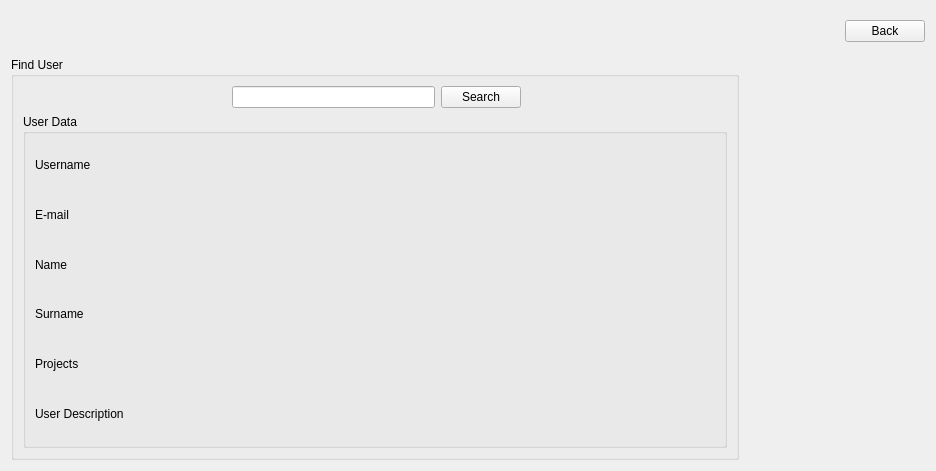
<?xml version="1.0" encoding="UTF-8"?>
<ui version="4.0">
 <class>LookForUser</class>
 <widget class="QWidget" name="LookForUser">
  <property name="geometry">
   <rect>
    <x>0</x>
    <y>0</y>
    <width>936</width>
    <height>471</height>
   </rect>
  </property>
  <property name="windowTitle">
   <string>Form</string>
  </property>
  <layout class="QGridLayout" name="gridLayout_2">
   <item row="1" column="0">
    <widget class="QGroupBox" name="groupBox">
     <property name="title">
      <string>Find User</string>
     </property>
     <layout class="QGridLayout" name="gridLayout">
      <item row="0" column="1">
       <widget class="QLineEdit" name="le_search"/>
      </item>
      <item row="0" column="3">
       <spacer name="horizontalSpacer_3">
        <property name="orientation">
         <enum>Qt::Horizontal</enum>
        </property>
        <property name="sizeType">
         <enum>QSizePolicy::Fixed</enum>
        </property>
        <property name="sizeHint" stdset="0">
         <size>
          <width>200</width>
          <height>20</height>
         </size>
        </property>
       </spacer>
      </item>
      <item row="0" column="2">
       <widget class="QPushButton" name="pushSearchButton">
        <property name="text">
         <string>Search</string>
        </property>
       </widget>
      </item>
      <item row="0" column="0">
       <spacer name="horizontalSpacer_5">
        <property name="orientation">
         <enum>Qt::Horizontal</enum>
        </property>
        <property name="sizeHint" stdset="0">
         <size>
          <width>40</width>
          <height>20</height>
         </size>
        </property>
       </spacer>
      </item>
      <item row="3" column="0" colspan="4">
       <widget class="QGroupBox" name="groupBox_2">
        <property name="title">
         <string>User Data</string>
        </property>
        <layout class="QVBoxLayout" name="verticalLayout">
         <item>
          <widget class="QLabel" name="l_username">
           <property name="text">
            <string>Username</string>
           </property>
          </widget>
         </item>
         <item>
          <widget class="QLabel" name="l_email">
           <property name="text">
            <string>E-mail</string>
           </property>
          </widget>
         </item>
         <item>
          <widget class="QLabel" name="l_name">
           <property name="text">
            <string>Name</string>
           </property>
          </widget>
         </item>
         <item>
          <widget class="QLabel" name="l_surname">
           <property name="text">
            <string>Surname</string>
           </property>
          </widget>
         </item>
         <item>
          <widget class="QLabel" name="l_projects">
           <property name="text">
            <string>Projects</string>
           </property>
          </widget>
         </item>
         <item>
          <widget class="QLabel" name="l_user_description">
           <property name="text">
            <string>User Description</string>
           </property>
          </widget>
         </item>
        </layout>
       </widget>
      </item>
     </layout>
    </widget>
   </item>
   <item row="0" column="2">
    <widget class="QPushButton" name="pushBackButton">
     <property name="text">
      <string>Back</string>
     </property>
    </widget>
   </item>
   <item row="0" column="0">
    <spacer name="verticalSpacer">
     <property name="orientation">
      <enum>Qt::Vertical</enum>
     </property>
     <property name="sizeType">
      <enum>QSizePolicy::Fixed</enum>
     </property>
     <property name="sizeHint" stdset="0">
      <size>
       <width>20</width>
       <height>40</height>
      </size>
     </property>
    </spacer>
   </item>
   <item row="0" column="1">
    <spacer name="horizontalSpacer_2">
     <property name="orientation">
      <enum>Qt::Horizontal</enum>
     </property>
     <property name="sizeType">
      <enum>QSizePolicy::Fixed</enum>
     </property>
     <property name="sizeHint" stdset="0">
      <size>
       <width>100</width>
       <height>20</height>
      </size>
     </property>
    </spacer>
   </item>
   <item row="1" column="2">
    <spacer name="horizontalSpacer_4">
     <property name="orientation">
      <enum>Qt::Horizontal</enum>
     </property>
     <property name="sizeType">
      <enum>QSizePolicy::Fixed</enum>
     </property>
     <property name="sizeHint" stdset="0">
      <size>
       <width>40</width>
       <height>20</height>
      </size>
     </property>
    </spacer>
   </item>
  </layout>
 </widget>
 <resources/>
 <connections/>
</ui>
